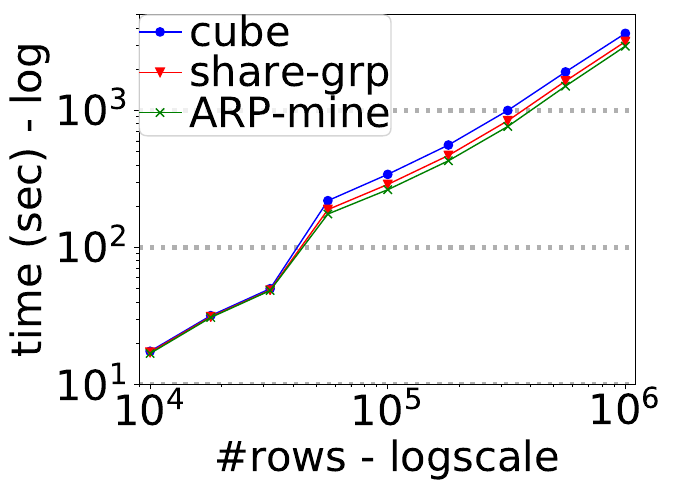

Recreate this plot in Python.
import pandas as pd
import statsmodels.formula.api as sm
import matplotlib
matplotlib.use('PDF')
import pylab as pl
from numpy import arange,power

def main():
    df=pd.read_csv('dblp_size.csv')

    # colors
    col_cube='blue'
    col_arp='green'
    col_1q1g='red'
    col_naive='black'

    
    cube=df.query('algo==\'cube\'')
    _1q1g=df.query('algo==\'share_grp\'')
    arp=df.query('algo==\'optimized\'')

    # non interactive
    pl.ioff()

    # plot settings
    mymarker=['o','v','x']
    msize=80.0
    mymarkerlw=1.0
    mylinewd = 1.0

    f = pl.plot()
    
    # lines plots
    ax=cube.plot(x='size',y='total',label='cube',c=col_cube,linestyle='-',marker=mymarker[0],lw=mymarkerlw)
    ax=_1q1g.plot(ax=ax,x='size',y='total',label='share-grp',c=col_1q1g,linestyle='-',marker=mymarker[1],lw=mymarkerlw)
    ax=arp.plot(ax=ax,x='size',y='total',label='ARP-mine',c=col_arp,linestyle='-',marker=mymarker[2],lw=mymarkerlw)

    # grid
    ax.yaxis.grid(which='major',linewidth=3.0,linestyle=':')

    # make axis log-scale
    ax.set_xscale("log", nonposx='clip')
    ax.set_yscale("log", nonposy='clip')
    
    # axis labels and tics
    ax.set_ylabel('time (sec) - log', fontsize=30)
    ax.set_xlabel('#rows - logscale', fontsize=30)
    for tick in ax.xaxis.get_major_ticks():
        tick.label.set_fontsize(30) 

    for tick in ax.yaxis.get_major_ticks():
        tick.label.set_fontsize(30) 

    # x-axis and y-axis range
    ax.set_xlim(9000,1100000)
    ax.set_ylim(10,5000)    
        
    # legend
    ax.legend(prop={'size': 30}, loc=2,
              borderpad=0,labelspacing=0,handlelength=1,handletextpad=0.2,
              columnspacing=0.5,borderaxespad=0)
    
    pl.show()
    pl.savefig("dblp_size.pdf", bbox_inches='tight')
if __name__=="__main__":
    main()
